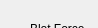
          <widget class="QWidget" name="page_25">
           <property name="geometry">
            <rect>
             <x>0</x>
             <y>0</y>
             <width>98</width>
             <height>28</height>
            </rect>
           </property>
           <attribute name="label">
            <string>Vitrobot Settings</string>
           </attribute>
           <widget class="QWidget" name="layoutWidget_2">
            <property name="geometry">
             <rect>
              <x>30</x>
              <y>10</y>
              <width>461</width>
              <height>111</height>
             </rect>
            </property>
            <layout class="QGridLayout" name="gridLayout_33">
             <item row="0" column="0">
              <widget class="QLabel" name="BLotForce_VitrobotSettings_4">
               <property name="text">
                <string>Blot Force</string>
               </property>
              </widget>
             </item>
             <item row="0" column="1">
              <widget class="QLineEdit" name="BlotForceText_VitrobotSettings_4"/>
             </item>
             <item row="0" column="3">
              <widget class="QLineEdit" name="WaitText_VitrobotSettings_4"/>
             </item>
             <item row="1" column="1">
              <widget class="QLineEdit" name="BlotText_VitrobotSettings_4"/>
             </item>
             <item row="1" column="3">
              <widget class="QLineEdit" name="HumiditySetText_VitrobotSettings_4"/>
             </item>
             <item row="2" column="1">
              <widget class="QLineEdit" name="DrainText_VitrobotSettings_4"/>
             </item>
             <item row="2" column="3">
              <widget class="QLineEdit" name="ActualText_VitrobotSettings_4"/>
             </item>
             <item row="2" column="0">
              <widget class="QLabel" name="Wait_VitrobotSettings_4">
               <property name="text">
                <string>Wait</string>
               </property>
              </widget>
             </item>
             <item row="0" column="2">
              <widget class="QLabel" name="Blot_VitrobotSettings_4">
               <property name="text">
                <string>Blot Time</string>
               </property>
              </widget>
             </item>
             <item row="1" column="0">
              <widget class="QLabel" name="HumiditySet_VitrobotSettings_4">
               <property name="text">
                <string>Humidity Set</string>
               </property>
              </widget>
             </item>
             <item row="1" column="2">
              <widget class="QLabel" name="Actual_VitrobotSettings_4">
               <property name="text">
                <string>Actual Humidity</string>
               </property>
              </widget>
             </item>
             <item row="2" column="2">
              <widget class="QLabel" name="Drain_VitrobotSettings_4">
               <property name="text">
                <string>Drain</string>
               </property>
              </widget>
             </item>
            </layout>
           </widget>
          </widget>
